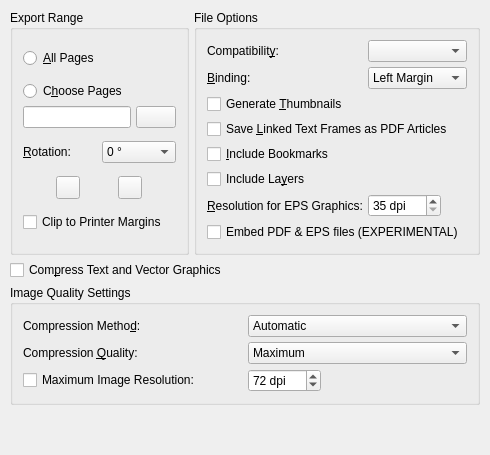
  <widget class="QWidget" name="tabGeneral">
   <attribute name="title">
    <string>&amp;General</string>
   </attribute>
   <layout class="QVBoxLayout" name="verticalLayout">
    <property name="spacing">
     <number>5</number>
    </property>
    <property name="leftMargin">
     <number>10</number>
    </property>
    <property name="topMargin">
     <number>10</number>
    </property>
    <property name="rightMargin">
     <number>10</number>
    </property>
    <property name="bottomMargin">
     <number>10</number>
    </property>
    <item>
     <layout class="QHBoxLayout" name="horizontalLayout">
      <property name="spacing">
       <number>5</number>
      </property>
      <item>
       <widget class="QGroupBox" name="RangeGroup">
        <property name="title">
         <string>Export Range</string>
        </property>
        <layout class="QVBoxLayout" name="rangeGroupLayout">
         <property name="spacing">
          <number>5</number>
         </property>
         <property name="leftMargin">
          <number>10</number>
         </property>
         <property name="topMargin">
          <number>10</number>
         </property>
         <property name="rightMargin">
          <number>10</number>
         </property>
         <property name="bottomMargin">
          <number>10</number>
         </property>
         <item>
          <widget class="QRadioButton" name="AllPages">
           <property name="text">
            <string>&amp;All Pages</string>
           </property>
          </widget>
         </item>
         <item>
          <layout class="QGridLayout" name="gridLayout">
           <property name="spacing">
            <number>5</number>
           </property>
           <item row="1" column="0">
            <layout class="QHBoxLayout" name="horizontalLayout_2">
             <property name="spacing">
              <number>5</number>
             </property>
             <item>
              <widget class="QLineEdit" name="PageNr"/>
             </item>
             <item>
              <widget class="QPushButton" name="pageNrButton"/>
             </item>
            </layout>
           </item>
           <item row="0" column="0">
            <widget class="QRadioButton" name="OnlySome">
             <property name="text">
              <string>C&amp;hoose Pages</string>
             </property>
            </widget>
           </item>
          </layout>
         </item>
         <item>
          <layout class="QHBoxLayout" name="horizontalLayout_3">
           <property name="spacing">
            <number>5</number>
           </property>
           <item>
            <widget class="QLabel" name="rotationLabel">
             <property name="text">
              <string>&amp;Rotation:</string>
             </property>
             <property name="buddy">
              <cstring>RotateDeg</cstring>
             </property>
            </widget>
           </item>
           <item>
            <widget class="QComboBox" name="RotateDeg">
             <property name="editable">
              <bool>false</bool>
             </property>
             <item>
              <property name="text">
               <string>0 °</string>
              </property>
             </item>
             <item>
              <property name="text">
               <string>90 °</string>
              </property>
             </item>
             <item>
              <property name="text">
               <string>180 °</string>
              </property>
             </item>
             <item>
              <property name="text">
               <string>270 °</string>
              </property>
             </item>
            </widget>
           </item>
          </layout>
         </item>
         <item>
          <layout class="QHBoxLayout" name="horizontalLayout_4">
           <property name="spacing">
            <number>5</number>
           </property>
           <item>
            <widget class="QToolButton" name="MirrorH">
             <property name="text">
              <string/>
             </property>
             <property name="checkable">
              <bool>true</bool>
             </property>
            </widget>
           </item>
           <item>
            <widget class="QToolButton" name="MirrorV">
             <property name="text">
              <string/>
             </property>
             <property name="checkable">
              <bool>true</bool>
             </property>
            </widget>
           </item>
          </layout>
         </item>
         <item>
          <widget class="QCheckBox" name="ClipMarg">
           <property name="text">
            <string>Clip to Printer Margins</string>
           </property>
          </widget>
         </item>
        </layout>
       </widget>
      </item>
      <item>
       <widget class="QGroupBox" name="groupBox_2">
        <property name="title">
         <string>File Options</string>
        </property>
        <property name="alignment">
         <set>Qt::AlignLeading|Qt::AlignLeft|Qt::AlignTop</set>
        </property>
        <layout class="QGridLayout" name="fileOptionsLayout">
         <property name="leftMargin">
          <number>10</number>
         </property>
         <property name="topMargin">
          <number>10</number>
         </property>
         <property name="rightMargin">
          <number>10</number>
         </property>
         <property name="bottomMargin">
          <number>10</number>
         </property>
         <property name="spacing">
          <number>5</number>
         </property>
         <item row="0" column="0">
          <widget class="QLabel" name="label">
           <property name="text">
            <string>Compatibilit&amp;y:</string>
           </property>
           <property name="alignment">
            <set>Qt::AlignLeading|Qt::AlignLeft|Qt::AlignVCenter</set>
           </property>
           <property name="buddy">
            <cstring>PDFVersionCombo</cstring>
           </property>
          </widget>
         </item>
         <item row="0" column="1" colspan="2">
          <widget class="QComboBox" name="PDFVersionCombo">
           <property name="editable">
            <bool>false</bool>
           </property>
          </widget>
         </item>
         <item row="1" column="0">
          <widget class="QLabel" name="label_2">
           <property name="text">
            <string>&amp;Binding:</string>
           </property>
           <property name="alignment">
            <set>Qt::AlignLeading|Qt::AlignLeft|Qt::AlignVCenter</set>
           </property>
           <property name="buddy">
            <cstring>ComboBind</cstring>
           </property>
          </widget>
         </item>
         <item row="1" column="1" colspan="2">
          <widget class="QComboBox" name="ComboBind">
           <property name="editable">
            <bool>false</bool>
           </property>
           <item>
            <property name="text">
             <string>Left Margin</string>
            </property>
           </item>
           <item>
            <property name="text">
             <string>Right Margin</string>
            </property>
           </item>
          </widget>
         </item>
         <item row="2" column="0" colspan="3">
          <widget class="QCheckBox" name="CheckBox1">
           <property name="text">
            <string>Generate &amp;Thumbnails</string>
           </property>
          </widget>
         </item>
         <item row="6" column="1" alignment="Qt::AlignLeft">
          <widget class="QSpinBox" name="Resolution">
           <property name="suffix">
            <string> dpi</string>
           </property>
           <property name="minimum">
            <number>35</number>
           </property>
           <property name="maximum">
            <number>4000</number>
           </property>
          </widget>
         </item>
         <item row="4" column="0" colspan="3">
          <widget class="QCheckBox" name="CheckBM">
           <property name="text">
            <string>&amp;Include Bookmarks</string>
           </property>
          </widget>
         </item>
         <item row="3" column="0" colspan="3">
          <widget class="QCheckBox" name="Article">
           <property name="text">
            <string>Save &amp;Linked Text Frames as PDF Articles</string>
           </property>
          </widget>
         </item>
         <item row="5" column="0" colspan="3">
          <widget class="QCheckBox" name="useLayers">
           <property name="text">
            <string>Include La&amp;yers</string>
           </property>
          </widget>
         </item>
         <item row="6" column="0">
          <widget class="QLabel" name="label_3">
           <property name="text">
            <string>&amp;Resolution for EPS Graphics:</string>
           </property>
           <property name="alignment">
            <set>Qt::AlignLeading|Qt::AlignLeft|Qt::AlignVCenter</set>
           </property>
           <property name="buddy">
            <cstring>Resolution</cstring>
           </property>
          </widget>
         </item>
         <item row="7" column="0" colspan="3">
          <widget class="QCheckBox" name="EmbedPDF">
           <property name="text">
            <string>Embed PDF &amp;&amp; EPS files (EXPERIMENTAL)</string>
           </property>
          </widget>
         </item>
        </layout>
       </widget>
      </item>
     </layout>
    </item>
    <item>
     <widget class="QCheckBox" name="Compression">
      <property name="text">
       <string>Com&amp;press Text and Vector Graphics</string>
      </property>
     </widget>
    </item>
    <item>
     <widget class="QGroupBox" name="groupBox">
      <property name="title">
       <string>Image Quality Settings</string>
      </property>
      <layout class="QGridLayout" name="imageQualityLayout">
       <property name="leftMargin">
        <number>10</number>
       </property>
       <property name="topMargin">
        <number>10</number>
       </property>
       <property name="rightMargin">
        <number>10</number>
       </property>
       <property name="bottomMargin">
        <number>10</number>
       </property>
       <property name="spacing">
        <number>5</number>
       </property>
       <item row="0" column="0">
        <widget class="QLabel" name="label_4">
         <property name="text">
          <string>Compression Metho&amp;d:</string>
         </property>
         <property name="buddy">
          <cstring>CMethod</cstring>
         </property>
        </widget>
       </item>
       <item row="0" column="1">
        <widget class="QComboBox" name="CMethod">
         <property name="editable">
          <bool>false</bool>
         </property>
         <item>
          <property name="text">
           <string>Automatic</string>
          </property>
         </item>
         <item>
          <property name="text">
           <string>Lossy - JPEG</string>
          </property>
         </item>
         <item>
          <property name="text">
           <string>Lossless - Zip</string>
          </property>
         </item>
         <item>
          <property name="text">
           <string>None</string>
          </property>
         </item>
        </widget>
       </item>
       <item row="1" column="0">
        <widget class="QLabel" name="label_5">
         <property name="text">
          <string>Compression &amp;Quality:</string>
         </property>
         <property name="buddy">
          <cstring>CQuality</cstring>
         </property>
        </widget>
       </item>
       <item row="1" column="1">
        <widget class="QComboBox" name="CQuality">
         <property name="editable">
          <bool>false</bool>
         </property>
         <item>
          <property name="text">
           <string>Maximum</string>
          </property>
         </item>
         <item>
          <property name="text">
           <string>High</string>
          </property>
         </item>
         <item>
          <property name="text">
           <string>Medium</string>
          </property>
         </item>
         <item>
          <property name="text">
           <string>Low</string>
          </property>
         </item>
         <item>
          <property name="text">
           <string>Minimum</string>
          </property>
         </item>
        </widget>
       </item>
       <item row="2" column="1" alignment="Qt::AlignLeft">
        <widget class="QSpinBox" name="ValC">
         <property name="suffix">
          <string> dpi</string>
         </property>
         <property name="minimum">
          <number>35</number>
         </property>
         <property name="maximum">
          <number>4000</number>
         </property>
         <property name="value">
          <number>72</number>
         </property>
        </widget>
       </item>
       <item row="2" column="0">
        <widget class="QCheckBox" name="DSColor">
         <property name="text">
          <string>Maximum Image Resolution:</string>
         </property>
        </widget>
       </item>
      </layout>
     </widget>
    </item>
    <item>
     <spacer name="verticalSpacer_6">
      <property name="orientation">
       <enum>Qt::Vertical</enum>
      </property>
      <property name="sizeHint" stdset="0">
       <size>
        <width>20</width>
        <height>40</height>
       </size>
      </property>
     </spacer>
    </item>
   </layout>
  </widget>
